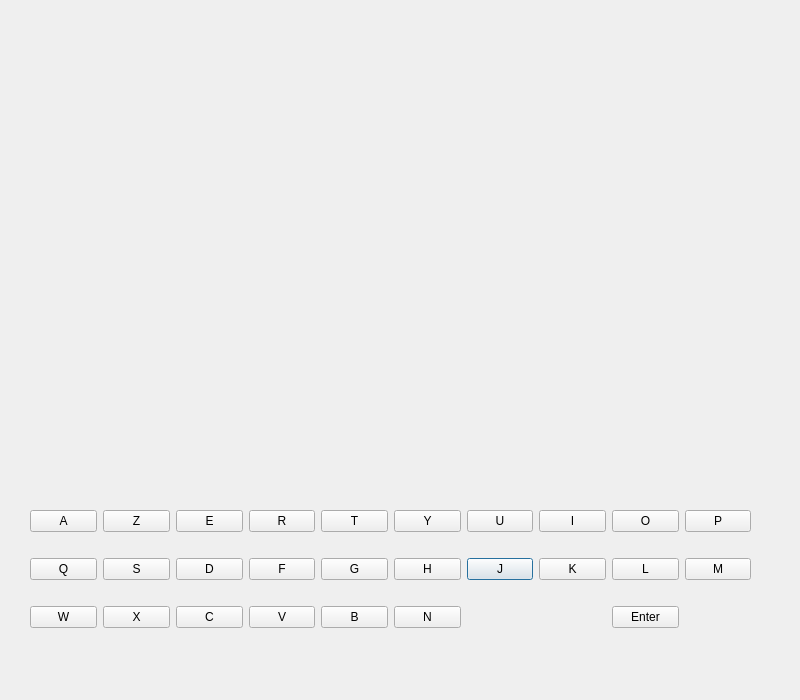
<?xml version="1.0" encoding="UTF-8"?>
<ui version="4.0">
 <class>Dialog</class>
 <widget class="QDialog" name="Dialog">
  <property name="geometry">
   <rect>
    <x>0</x>
    <y>0</y>
    <width>800</width>
    <height>700</height>
   </rect>
  </property>
  <property name="windowTitle">
   <string>Dialog</string>
  </property>
  <widget class="QWidget" name="gridLayoutWidget">
   <property name="geometry">
    <rect>
     <x>30</x>
     <y>490</y>
     <width>721</width>
     <height>161</height>
    </rect>
   </property>
   <layout class="QGridLayout" name="gridLayout">
    <item row="1" column="6">
     <widget class="QPushButton" name="Ib_2">
      <property name="text">
       <string>J</string>
      </property>
     </widget>
    </item>
    <item row="1" column="0">
     <widget class="QPushButton" name="Qb">
      <property name="text">
       <string>Q</string>
      </property>
     </widget>
    </item>
    <item row="1" column="8">
     <widget class="QPushButton" name="Lb">
      <property name="text">
       <string>L</string>
      </property>
     </widget>
    </item>
    <item row="1" column="2">
     <widget class="QPushButton" name="Db">
      <property name="text">
       <string>D</string>
      </property>
     </widget>
    </item>
    <item row="0" column="0">
     <widget class="QPushButton" name="Ab">
      <property name="text">
       <string>A</string>
      </property>
     </widget>
    </item>
    <item row="1" column="4">
     <widget class="QPushButton" name="Gb">
      <property name="text">
       <string>G</string>
      </property>
     </widget>
    </item>
    <item row="1" column="3">
     <widget class="QPushButton" name="Fb">
      <property name="text">
       <string>F</string>
      </property>
     </widget>
    </item>
    <item row="1" column="1">
     <widget class="QPushButton" name="Sb">
      <property name="text">
       <string>S</string>
      </property>
     </widget>
    </item>
    <item row="1" column="5">
     <widget class="QPushButton" name="Hb">
      <property name="text">
       <string>H</string>
      </property>
     </widget>
    </item>
    <item row="1" column="7">
     <widget class="QPushButton" name="Kb">
      <property name="text">
       <string>K</string>
      </property>
     </widget>
    </item>
    <item row="2" column="0">
     <widget class="QPushButton" name="Wb">
      <property name="text">
       <string>W</string>
      </property>
     </widget>
    </item>
    <item row="1" column="9">
     <widget class="QPushButton" name="Mb">
      <property name="text">
       <string>M</string>
      </property>
     </widget>
    </item>
    <item row="0" column="1">
     <widget class="QPushButton" name="Zb">
      <property name="text">
       <string>Z</string>
      </property>
     </widget>
    </item>
    <item row="0" column="2">
     <widget class="QPushButton" name="Eb">
      <property name="text">
       <string>E</string>
      </property>
     </widget>
    </item>
    <item row="0" column="3">
     <widget class="QPushButton" name="Rb">
      <property name="text">
       <string>R</string>
      </property>
     </widget>
    </item>
    <item row="0" column="4">
     <widget class="QPushButton" name="Tb">
      <property name="text">
       <string>T</string>
      </property>
     </widget>
    </item>
    <item row="0" column="5">
     <widget class="QPushButton" name="Yb">
      <property name="text">
       <string>Y</string>
      </property>
     </widget>
    </item>
    <item row="0" column="6">
     <widget class="QPushButton" name="Ub">
      <property name="text">
       <string>U</string>
      </property>
     </widget>
    </item>
    <item row="0" column="7">
     <widget class="QPushButton" name="Ib">
      <property name="text">
       <string>I</string>
      </property>
     </widget>
    </item>
    <item row="0" column="8">
     <widget class="QPushButton" name="Ob">
      <property name="text">
       <string>O</string>
      </property>
     </widget>
    </item>
    <item row="0" column="9">
     <widget class="QPushButton" name="Pb">
      <property name="text">
       <string>P</string>
      </property>
     </widget>
    </item>
    <item row="2" column="1">
     <widget class="QPushButton" name="Xb">
      <property name="text">
       <string>X</string>
      </property>
     </widget>
    </item>
    <item row="2" column="2">
     <widget class="QPushButton" name="Cb">
      <property name="text">
       <string>C</string>
      </property>
     </widget>
    </item>
    <item row="2" column="3">
     <widget class="QPushButton" name="Vb">
      <property name="text">
       <string>V</string>
      </property>
     </widget>
    </item>
    <item row="2" column="4">
     <widget class="QPushButton" name="Bb">
      <property name="text">
       <string>B</string>
      </property>
     </widget>
    </item>
    <item row="2" column="5">
     <widget class="QPushButton" name="Nb">
      <property name="text">
       <string>N</string>
      </property>
     </widget>
    </item>
    <item row="2" column="8">
     <widget class="QPushButton" name="Enter">
      <property name="text">
       <string>Enter</string>
      </property>
     </widget>
    </item>
   </layout>
  </widget>
 </widget>
 <resources/>
 <connections/>
</ui>
